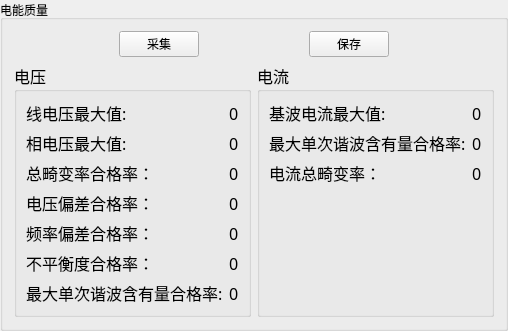
         <widget class="QGroupBox" name="groupBox_4">
          <property name="styleSheet">
           <string notr="true">font: 12pt &quot;宋体&quot;;</string>
          </property>
          <property name="title">
           <string>电能质量</string>
          </property>
          <layout class="QGridLayout" name="gridLayout_9">
           <item row="0" column="0" colspan="2">
            <layout class="QHBoxLayout" name="horizontalLayout_6">
             <item>
              <spacer name="horizontalSpacer_22">
               <property name="orientation">
                <enum>Qt::Horizontal</enum>
               </property>
               <property name="sizeHint" stdset="0">
                <size>
                 <width>40</width>
                 <height>20</height>
                </size>
               </property>
              </spacer>
             </item>
             <item>
              <widget class="QPushButton" name="pushButton_26">
               <property name="text">
                <string>采集</string>
               </property>
              </widget>
             </item>
             <item>
              <spacer name="horizontalSpacer_23">
               <property name="orientation">
                <enum>Qt::Horizontal</enum>
               </property>
               <property name="sizeHint" stdset="0">
                <size>
                 <width>40</width>
                 <height>20</height>
                </size>
               </property>
              </spacer>
             </item>
             <item>
              <widget class="QPushButton" name="pushButton_27">
               <property name="text">
                <string>保存</string>
               </property>
              </widget>
             </item>
             <item>
              <spacer name="horizontalSpacer_24">
               <property name="orientation">
                <enum>Qt::Horizontal</enum>
               </property>
               <property name="sizeHint" stdset="0">
                <size>
                 <width>40</width>
                 <height>20</height>
                </size>
               </property>
              </spacer>
             </item>
            </layout>
           </item>
           <item row="1" column="0">
            <widget class="QGroupBox" name="groupBox_8">
             <property name="font">
              <font>
               <family>宋体</family>
               <pointsize>12</pointsize>
               <weight>50</weight>
               <italic>false</italic>
               <bold>false</bold>
              </font>
             </property>
             <property name="title">
              <string>电压</string>
             </property>
             <layout class="QFormLayout" name="formLayout_4">
              <item row="0" column="0">
               <widget class="QLabel" name="label_12">
                <property name="font">
                 <font>
                  <family>宋体</family>
                  <pointsize>12</pointsize>
                  <weight>50</weight>
                  <italic>false</italic>
                  <bold>false</bold>
                 </font>
                </property>
                <property name="text">
                 <string>线电压最大值:</string>
                </property>
               </widget>
              </item>
              <item row="1" column="0">
               <widget class="QLabel" name="label_19">
                <property name="font">
                 <font>
                  <family>宋体</family>
                  <pointsize>12</pointsize>
                  <weight>50</weight>
                  <italic>false</italic>
                  <bold>false</bold>
                 </font>
                </property>
                <property name="text">
                 <string>相电压最大值:</string>
                </property>
               </widget>
              </item>
              <item row="2" column="0">
               <widget class="QLabel" name="label_13">
                <property name="font">
                 <font>
                  <family>宋体</family>
                  <pointsize>12</pointsize>
                  <weight>50</weight>
                  <italic>false</italic>
                  <bold>false</bold>
                 </font>
                </property>
                <property name="text">
                 <string>总畸变率合格率：</string>
                </property>
               </widget>
              </item>
              <item row="3" column="0">
               <widget class="QLabel" name="label_5">
                <property name="text">
                 <string>电压偏差合格率：</string>
                </property>
               </widget>
              </item>
              <item row="4" column="0">
               <widget class="QLabel" name="label_14">
                <property name="text">
                 <string>频率偏差合格率：</string>
                </property>
               </widget>
              </item>
              <item row="5" column="0">
               <widget class="QLabel" name="label_20">
                <property name="text">
                 <string>不平衡度合格率：</string>
                </property>
               </widget>
              </item>
              <item row="6" column="0">
               <widget class="QLabel" name="label_21">
                <property name="font">
                 <font>
                  <family>宋体</family>
                  <pointsize>12</pointsize>
                  <weight>50</weight>
                  <italic>false</italic>
                  <bold>false</bold>
                 </font>
                </property>
                <property name="text">
                 <string>最大单次谐波含有量合格率:</string>
                </property>
               </widget>
              </item>
              <item row="0" column="1">
               <widget class="QLabel" name="label_32">
                <property name="font">
                 <font>
                  <family>宋体</family>
                  <pointsize>12</pointsize>
                  <weight>50</weight>
                  <italic>false</italic>
                  <bold>false</bold>
                 </font>
                </property>
                <property name="styleSheet">
                 <string notr="true">QLabel{
    border-width:0;
    border-style:outset;
	font: 12pt &quot;宋体&quot;;
}</string>
                </property>
                <property name="text">
                 <string>0</string>
                </property>
               </widget>
              </item>
              <item row="1" column="1">
               <widget class="QLabel" name="label_33">
                <property name="font">
                 <font>
                  <family>宋体</family>
                  <pointsize>12</pointsize>
                  <weight>50</weight>
                  <italic>false</italic>
                  <bold>false</bold>
                 </font>
                </property>
                <property name="styleSheet">
                 <string notr="true">QLabel{
    border-width:0;
    border-style:outset;
	font: 12pt &quot;宋体&quot;;
}</string>
                </property>
                <property name="text">
                 <string>0</string>
                </property>
               </widget>
              </item>
              <item row="2" column="1">
               <widget class="QLabel" name="label_34">
                <property name="font">
                 <font>
                  <family>宋体</family>
                  <pointsize>12</pointsize>
                  <weight>50</weight>
                  <italic>false</italic>
                  <bold>false</bold>
                 </font>
                </property>
                <property name="styleSheet">
                 <string notr="true">QLabel{
    border-width:0;
    border-style:outset;
	font: 12pt &quot;宋体&quot;;
}</string>
                </property>
                <property name="text">
                 <string>0</string>
                </property>
               </widget>
              </item>
              <item row="3" column="1">
               <widget class="QLabel" name="label_35">
                <property name="font">
                 <font>
                  <family>宋体</family>
                  <pointsize>12</pointsize>
                  <weight>50</weight>
                  <italic>false</italic>
                  <bold>false</bold>
                 </font>
                </property>
                <property name="styleSheet">
                 <string notr="true">QLabel{
    border-width:0;
    border-style:outset;
	font: 12pt &quot;宋体&quot;;
}</string>
                </property>
                <property name="text">
                 <string>0</string>
                </property>
               </widget>
              </item>
              <item row="4" column="1">
               <widget class="QLabel" name="label_36">
                <property name="font">
                 <font>
                  <family>宋体</family>
                  <pointsize>12</pointsize>
                  <weight>50</weight>
                  <italic>false</italic>
                  <bold>false</bold>
                 </font>
                </property>
                <property name="styleSheet">
                 <string notr="true">QLabel{
    border-width:0;
    border-style:outset;
	font: 12pt &quot;宋体&quot;;
}</string>
                </property>
                <property name="text">
                 <string>0</string>
                </property>
               </widget>
              </item>
              <item row="5" column="1">
               <widget class="QLabel" name="label_37">
                <property name="font">
                 <font>
                  <family>宋体</family>
                  <pointsize>12</pointsize>
                  <weight>50</weight>
                  <italic>false</italic>
                  <bold>false</bold>
                 </font>
                </property>
                <property name="styleSheet">
                 <string notr="true">QLabel{
    border-width:0;
    border-style:outset;
	font: 12pt &quot;宋体&quot;;
}</string>
                </property>
                <property name="text">
                 <string>0</string>
                </property>
               </widget>
              </item>
              <item row="6" column="1">
               <widget class="QLabel" name="label_38">
                <property name="font">
                 <font>
                  <family>宋体</family>
                  <pointsize>12</pointsize>
                  <weight>50</weight>
                  <italic>false</italic>
                  <bold>false</bold>
                 </font>
                </property>
                <property name="styleSheet">
                 <string notr="true">QLabel{
    border-width:0;
    border-style:outset;
	font: 12pt &quot;宋体&quot;;
}</string>
                </property>
                <property name="text">
                 <string>0</string>
                </property>
               </widget>
              </item>
             </layout>
            </widget>
           </item>
           <item row="1" column="1">
            <widget class="QGroupBox" name="groupBox_7">
             <property name="font">
              <font>
               <family>宋体</family>
               <pointsize>12</pointsize>
               <weight>50</weight>
               <italic>false</italic>
               <bold>false</bold>
              </font>
             </property>
             <property name="title">
              <string>电流</string>
             </property>
             <layout class="QFormLayout" name="formLayout_3">
              <item row="0" column="0">
               <widget class="QLabel" name="label_10">
                <property name="font">
                 <font>
                  <family>宋体</family>
                  <pointsize>12</pointsize>
                  <weight>50</weight>
                  <italic>false</italic>
                  <bold>false</bold>
                 </font>
                </property>
                <property name="text">
                 <string>基波电流最大值:</string>
                </property>
               </widget>
              </item>
              <item row="1" column="0">
               <widget class="QLabel" name="label_18">
                <property name="font">
                 <font>
                  <family>宋体</family>
                  <pointsize>12</pointsize>
                  <weight>50</weight>
                  <italic>false</italic>
                  <bold>false</bold>
                 </font>
                </property>
                <property name="text">
                 <string>最大单次谐波含有量合格率:</string>
                </property>
               </widget>
              </item>
              <item row="2" column="0">
               <widget class="QLabel" name="label_11">
                <property name="font">
                 <font>
                  <family>宋体</family>
                  <pointsize>12</pointsize>
                  <weight>50</weight>
                  <italic>false</italic>
                  <bold>false</bold>
                 </font>
                </property>
                <property name="text">
                 <string>电流总畸变率：</string>
                </property>
               </widget>
              </item>
              <item row="0" column="1">
               <widget class="QLabel" name="label_39">
                <property name="font">
                 <font>
                  <family>宋体</family>
                  <pointsize>12</pointsize>
                  <weight>50</weight>
                  <italic>false</italic>
                  <bold>false</bold>
                 </font>
                </property>
                <property name="styleSheet">
                 <string notr="true">QLabel{
    border-width:0;
    border-style:outset;
	font: 12pt &quot;宋体&quot;;
}</string>
                </property>
                <property name="text">
                 <string>0</string>
                </property>
               </widget>
              </item>
              <item row="1" column="1">
               <widget class="QLabel" name="label_40">
                <property name="font">
                 <font>
                  <family>宋体</family>
                  <pointsize>12</pointsize>
                  <weight>50</weight>
                  <italic>false</italic>
                  <bold>false</bold>
                 </font>
                </property>
                <property name="styleSheet">
                 <string notr="true">QLabel{
    border-width:0;
    border-style:outset;
	font: 12pt &quot;宋体&quot;;
}</string>
                </property>
                <property name="text">
                 <string>0</string>
                </property>
               </widget>
              </item>
              <item row="2" column="1">
               <widget class="QLabel" name="label_41">
                <property name="font">
                 <font>
                  <family>宋体</family>
                  <pointsize>12</pointsize>
                  <weight>50</weight>
                  <italic>false</italic>
                  <bold>false</bold>
                 </font>
                </property>
                <property name="styleSheet">
                 <string notr="true">QLabel{
    border-width:0;
    border-style:outset;
	font: 12pt &quot;宋体&quot;;
}</string>
                </property>
                <property name="text">
                 <string>0</string>
                </property>
               </widget>
              </item>
             </layout>
            </widget>
           </item>
          </layout>
         </widget>
